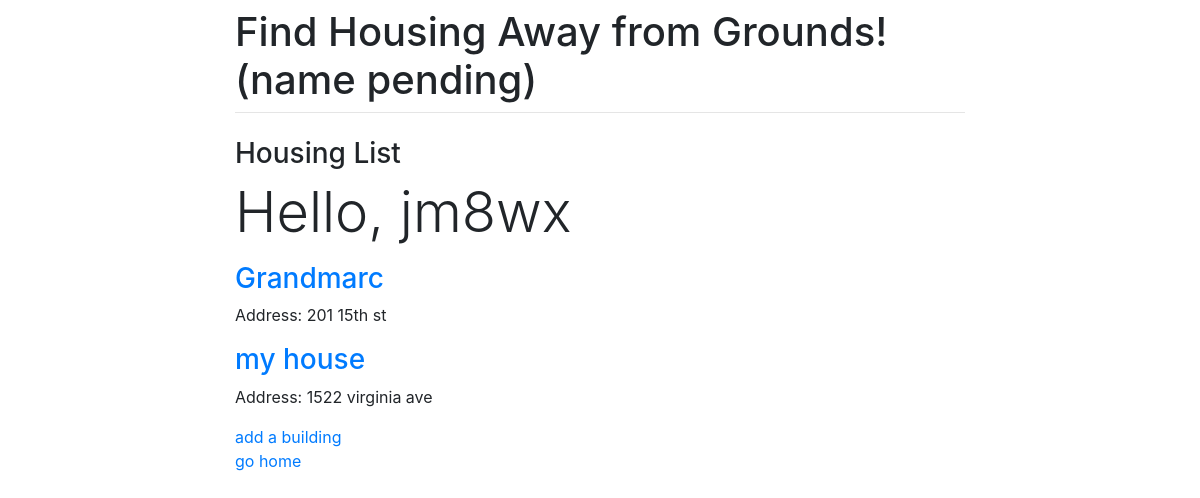
The app's page / (signed in) with its own data.
### housing/models.py (models this page shows, shortened)
class Building(models.Model):
    name = models.CharField(max_length=100)
    address = models.CharField(max_length=500)
    image = models.ImageField(upload_to='images/')
    neighborhood = MultiSelectField(choices=MY_CHOICES, null=True)

### housing/views.py (the view)
# urls.py: path('', home, name='index'),
def home(request):
    buildings = Building.objects.all()
    return render(request,'home.html',{'buildings':buildings})

### housing/templates/home.html
{% extends 'base.html' %}
{% block content %}
<h3> Housing List </h3>
	{% if user.is_authenticated %}
		<p class="display-4">Hello, {{ user.username }}</p>
	{% else %}
		<a href="{% url 'social:begin' 'google-oauth2' %}">Log In with Google</a><br>
	{% endif %}
<div>
	{% if buildings %}
	    {%for building in buildings%}
	    <div class="petname">
	        <a href="{% url 'housing:building_detail' building.id %}">
	        <h3>{{ building.name }}</h3>
	        </a>
	        <p>Address: {{ building.address }}</p>
	    </div>
    	{%endfor%}
	{% else %}
		No buildings found. Want to <a href="{% url 'housing:add_building' %}">add one</a>?
	{% endif %}
</div>
<a href="{% url 'housing:add_building'%}">add a building</a>
{% endblock %}

### records on screen
Building: name "Grandmarc", address "201 15th st"
Building: name "my house", address "1522 virginia ave"

### other values on screen
{{ user.username }} "jm8wx"
